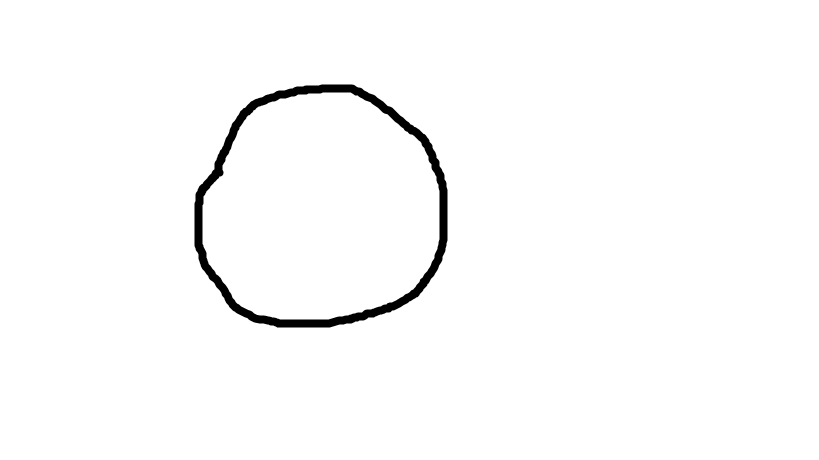
#> input picture inputs/circle_t.png, 819 x 460 px
$ python main.py
#> lines starting #> are read from the running program, lines starting #| are printed output that depends on the picture
### thinning.py
from skimage.morphology import skeletonize
from skimage.util import invert
import copy

strEle = [[[0,0,0] for i in range(5)] for j in range(5)]

# [89 lines left out: functions thinning, strthinning, zhangthinning, not called in this run]

def skthinning(image):
   return invert(skeletonize(invert(image)))

### utils.py
# [17 lines left out: function liesWithin, not called in this run]

def toBW(image):
   for j in range(len(image)):
      for i in range(len(image[0])):
         if image[j][i][1]!=255:
            image[j][i]=[0,0,0]
   return image

### main.py
import numpy as np
import random
import copy
import cv2
import skvideo.io
from utils import *
from thinning import *

image = cv2.imread("inputs/circle_t.png")
#> image is the input picture: shape (460, 819, 3); min 0, max 255, mean 250.7
original = copy.deepcopy(image)

height, width, channels = image.shape
#> height = 460; width = 819; channels = 3

out = toBW(skthinning(image))
#> in skthinning, `return invert(skeletonize(invert(image)))`:
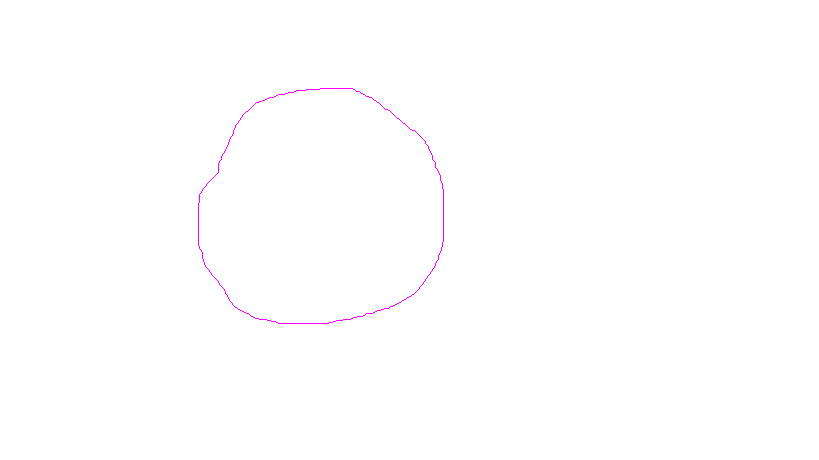
#> returned value: shape (460, 819, 3) bool; mean of channels 0, 1, 2 1, 0.998, 1; drawn as B, G, R
#> after the loop in toBW, `for j in range(len(image)):`: image: shape (460, 819, 3) bool; every value is 0
cv2.imwrite("C:/Workspace/my/MonteCarloArea/results/skeleton.jpg", out)
out1 = copy.deepcopy(out)

toVideo = 0
noOfPoints = 100000
count_in = 0
count = 0

for it in range(noOfPoints//10000):
#> (the run stopped early here; a loop or call above may not have finished)
